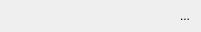
<?xml version="1.0" encoding="UTF-8"?>
<ui version="4.0">
 <class>MenuDiskItem</class>
 <widget class="QWidget" name="MenuDiskItem">
  <property name="geometry">
   <rect>
    <x>0</x>
    <y>0</y>
    <width>201</width>
    <height>32</height>
   </rect>
  </property>
  <property name="sizePolicy">
   <sizepolicy hsizetype="Expanding" vsizetype="Expanding">
    <horstretch>0</horstretch>
    <verstretch>0</verstretch>
   </sizepolicy>
  </property>
  <property name="windowTitle">
   <string>Form</string>
  </property>
  <layout class="QHBoxLayout" name="horizontalLayout">
   <property name="leftMargin">
    <number>4</number>
   </property>
   <property name="topMargin">
    <number>2</number>
   </property>
   <property name="rightMargin">
    <number>4</number>
   </property>
   <property name="bottomMargin">
    <number>2</number>
   </property>
   <item>
    <widget class="QLabel" name="diskIcon">
     <property name="sizePolicy">
      <sizepolicy hsizetype="Fixed" vsizetype="Fixed">
       <horstretch>0</horstretch>
       <verstretch>0</verstretch>
      </sizepolicy>
     </property>
     <property name="minimumSize">
      <size>
       <width>22</width>
       <height>22</height>
      </size>
     </property>
     <property name="maximumSize">
      <size>
       <width>22</width>
       <height>22</height>
      </size>
     </property>
     <property name="text">
      <string/>
     </property>
    </widget>
   </item>
   <item>
    <widget class="QLabel" name="diskLabel">
     <property name="text">
      <string/>
     </property>
    </widget>
   </item>
   <item>
    <widget class="QToolButton" name="eject">
     <property name="text">
      <string>...</string>
     </property>
     <property name="icon">
      <iconset resource="../main.qrc">
       <normaloff>:/ui/images/eject.png</normaloff>:/ui/images/eject.png</iconset>
     </property>
     <property name="iconSize">
      <size>
       <width>22</width>
       <height>22</height>
      </size>
     </property>
     <property name="autoRaise">
      <bool>true</bool>
     </property>
    </widget>
   </item>
  </layout>
 </widget>
 <resources>
  <include location="../main.qrc"/>
 </resources>
 <connections/>
</ui>
